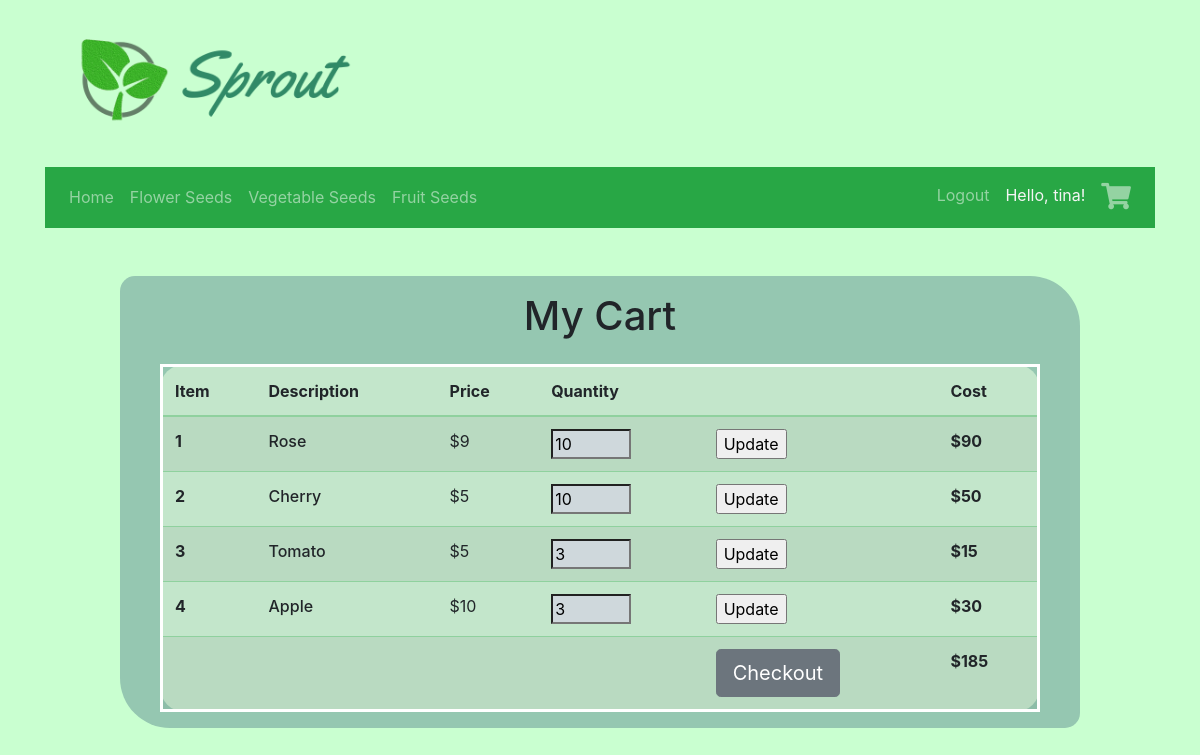
Screenshot of /get_cart (signed in) with the database file from the repository.
### app/model/login.py (models this page shows, shortened)
class User(UserMixin, db.Model):
    id = db.Column(db.Integer, primary_key=True)
    username = db.Column(db.String(50), index=True, unique=True)
    email = db.Column(db.String(50), index=True, unique=True)
    password_hash = db.Column(db.String(90))
    def get(id):
        return db.session.query(User).filter(User.id == id).first()

### app/model/cart_item.py (models this page shows, shortened)
class CartItem(db.Model):
    seed_id = db.Column(db.Integer, db.ForeignKey('seed.id'), primary_key=True)
    user_id = db.Column(db.Integer, db.ForeignKey('user.id'), primary_key=True)
    quantity = db.Column(db.Integer, index=True)
    @staticmethod
    def get_for_user(user_id):
        items = db.session.query(CartItem.quantity, CartItem.seed_id, Seed.name, Seed.price).filter(CartItem.user_id == user_id).filter(CartItem.seed_id == Seed.id).all()
        '''
        result0 = []
        for i in range(len(items)):
            item = items[i]
            result.append({'quantity': item[0], 'name': item[1], 'price': item[2], 'cost': item[0]*item[2], 'n': i+1})
        app.logger.error("result0: {}".format(result0))
        '''
        result = [{'qty': item[0],'id':item[1], 'name': item[2], 'price': item[3], 'cost': item[0]*item[3], 'n': i+1} for i, item in enumerate(items)]
        return result

### app/model/seed.py (models this page shows, shortened)
class Seed(db.Model):
    id = db.Column(db.Integer, primary_key=True)
    name = db.Column(db.String(50), index=True, unique=True)
    seed_type = db.Column(db.String(50), index=True)
    price = db.Column(db.Integer, index=True)
    quantity = db.Column(db.Integer, index=True)

### app/routes/cart.py (the view)
@app.route("/get_cart", methods=['GET'])
@login_required
def get_cart():
    return CartController.get_all()

### app/controller/cart_controller.py (called while the page is built)
    @staticmethod
    def get_all():
        if current_user.is_authenticated:
            return render_template('cart/cart.html', title='Cart', members=CartItem.get_for_user(current_user.id))
        else:
            return redirect(url_for('login'))

### app/model/login.py (called while the page is built)
@login.user_loader
def user_loader(id):
    user = User.get(id)
    if user is None:
        flash('You have been automatically logged out')
    return User.query.get(int(id))

### app/templates/cart/cart.html (shortened to what this page needs)
{% extends "base.html" %}
{% block content %}
<head>
    <link rel="stylesheet" href="{{url_for ('static', filename='styles/cart.css')}}">
</head>
<main>
    <div class="order" style ="width: 60em;margin-left: auto;margin-right:auto; margin-top: 3em; border-radius: 15px 50px;">
        <div align="center" style="margin-top: 1em">
            <h1>My Cart</h1>
        </div>
        <table class="table table-striped table-success" style="width: 55em; margin-left:2.5em; margin-top:1em; border-radius: 25px; border: 3px solid white;">
            <thead>
                <tr>
                <th scope="col">Item</th>
                <th scope="col">Description</th>
                <th scope="col">Price</th>
                <th scope="col">Quantity</th>
                <th scope="col"></th>
                <th scope="col">Cost</th>
                </tr>
            </thead>
            <tbody>
                {% for item in members: %}
                <tr>
                    <th scope="row">{{ item.n }}</th>
                    <td style="font-weight: 500;">{{ item.name }}</td>
                    <td>${{ item.price }}</td>
                    <form method="post" action="{{url_for('removed', item_removed = item.id)}}">
                    <td> <input id="qty-update" type="number" name="qty" value={{ item.qty }} min="0" max="99" class="quantity-field" style="max-width: 5em;"> </td>
                    <td> <input id="update-btn" type="submit" name="delete" value="Update"></td>
                    </form>
                    <td style="font-weight: 700;">${{ item.cost }}</td>
                </tr>
                {% endfor %}
                <tr>
                    <th scope="col"></th>
                    <th scope="col"></th>
                    <th scope="col"></th>
                    <th scope="col"></th>
                    <th scope="col"><button id="checkout-button" class="btn btn-secondary btn-lg">Checkout</button></th>
                    <th scope="col"> ${{ members | sum(attribute='cost') }} </th>
                </tr>
            </tbody>
        </table>
    </div>
</main>
{% endblock %}

### app/templates/base.html (shortened to what this page needs)
<!DOCTYPE html>
<html>
<head>
    <link rel="stylesheet" href="https://maxcdn.bootstrapcdn.com/bootstrap/4.5.2/css/bootstrap.min.css">
    <link href="{{url_for('static', filename='styles/font-awesome/all.min.css')}}" rel="stylesheet">
    <link rel="stylesheet" href="{{url_for('static', filename='styles/gallery.css')}}">
</head>
<body class="body">
    <div class="container" style="margin-top:25px">
        <a href="{{ url_for('home') }}"><img src="{{url_for('static', filename='images/Sprout-Logo.png')}}"
                alt="sprout_logo" style="width:350px;"></a>
    </div>
    <div class="container" style="margin-top:25px">
        <nav class="navbar navbar-expand-sm bg-success navbar-dark" style="justify-content:space-between;">
            <ul class="navbar-nav">
                <li class="nav-item">
                    <a class="nav-link" href="{{ url_for('home') }}">Home</a>
                </li>
                <li class="nav-item">
                    <a class="nav-link" href="{{ url_for('gallery') }}?seed_type=Flower">Flower Seeds</a>
                </li>
                <li class="nav-item">
                    <a class="nav-link" href="{{ url_for('gallery') }}?seed_type=Vegetable">Vegetable Seeds</a>
                </li>
                <li class="nav-item">
                    <a class="nav-link" href="{{ url_for('gallery') }}?seed_type=Fruit">Fruit Seeds</a>
                </li>
            </ul>
            <ul class="navbar-nav">
                {% if current_user.is_authenticated %}
                <li class="nav-item">
                    <a class="nav-link" href="{{ url_for('logout') }}">Logout</a>
                </li>
                <li class="nav-item usernameText">
                    <div class="nav-link" style="color: whitesmoke; ">Hello, {{ current_user.username }}!</div>
                </li>
                <li class="nav-item">
                    <a class="nav-link" href="{{ url_for('get_cart') }}"><i class="fas fa-shopping-cart"></i></a>
                </li>
                {% endif %}
            </ul>
        </nav>
    </div>
    {% block content %}{% endblock %}
</body>
</html>

### app/static/styles/cart.css (style rules this page uses)
.order { background-color: #95c7b1; display: grid; }
.quantity-field { background-color: #cfd8dc; width:100%; }

### app/templates/base.html (style rules this page uses)
.body { background-color: #C9FFD0; -webkit-user-select: none; -ms-user-select: none; user-select: none; }
i.fas { font-size: 1.65em; }

### rows the page displays
User: username "tina"
CartItem: n "1", name "Rose", price "9", qty "10", cost "90"
CartItem: n "2", name "Cherry", price "5", qty "10", cost "50"
CartItem: n "3", name "Tomato", price "5", qty "3", cost "15"
CartItem: n "4", name "Apple", price "10", qty "3", cost "30"

### other values shown
{{ members | sum(attribute='cost') }} "185"
